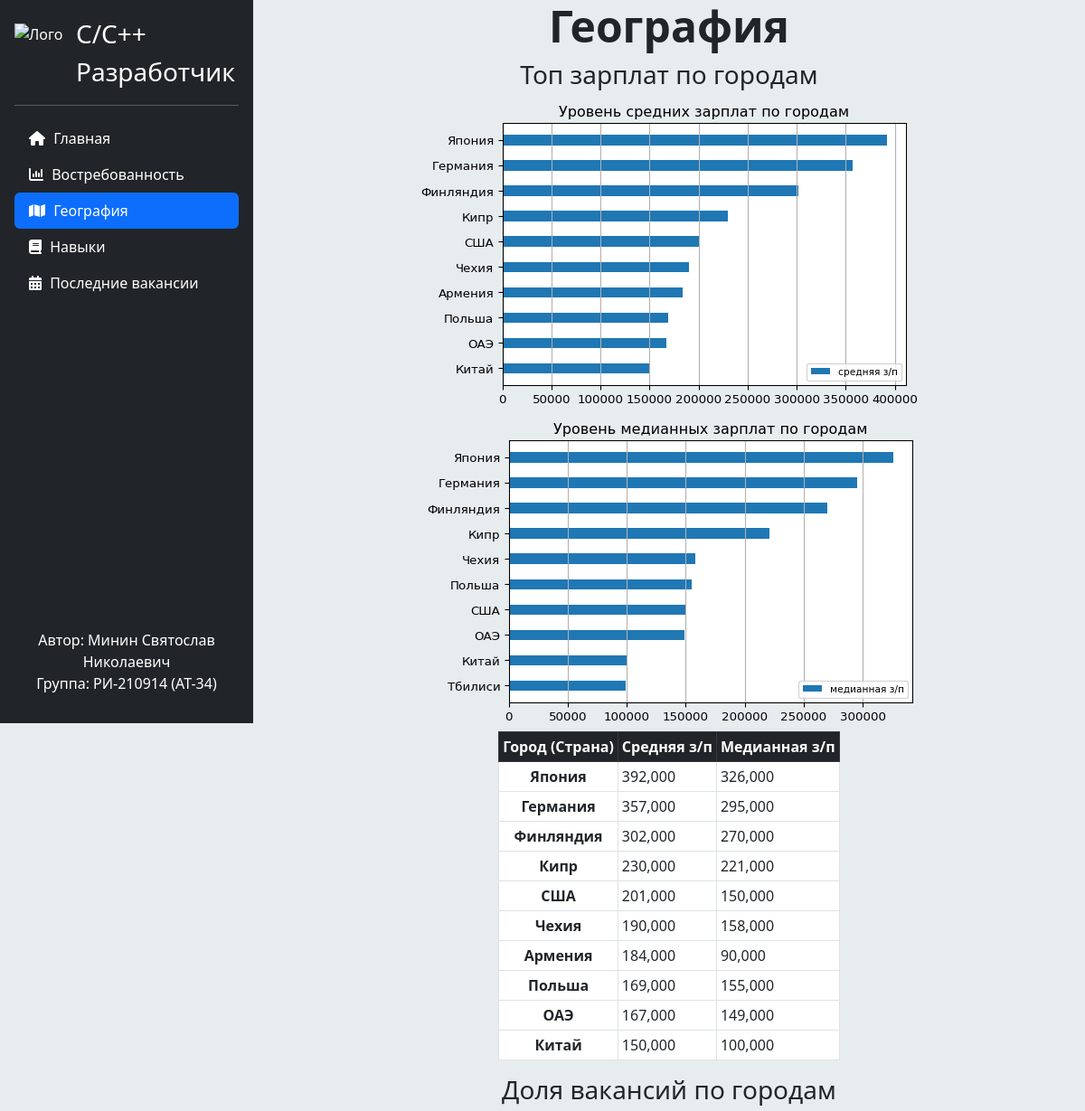
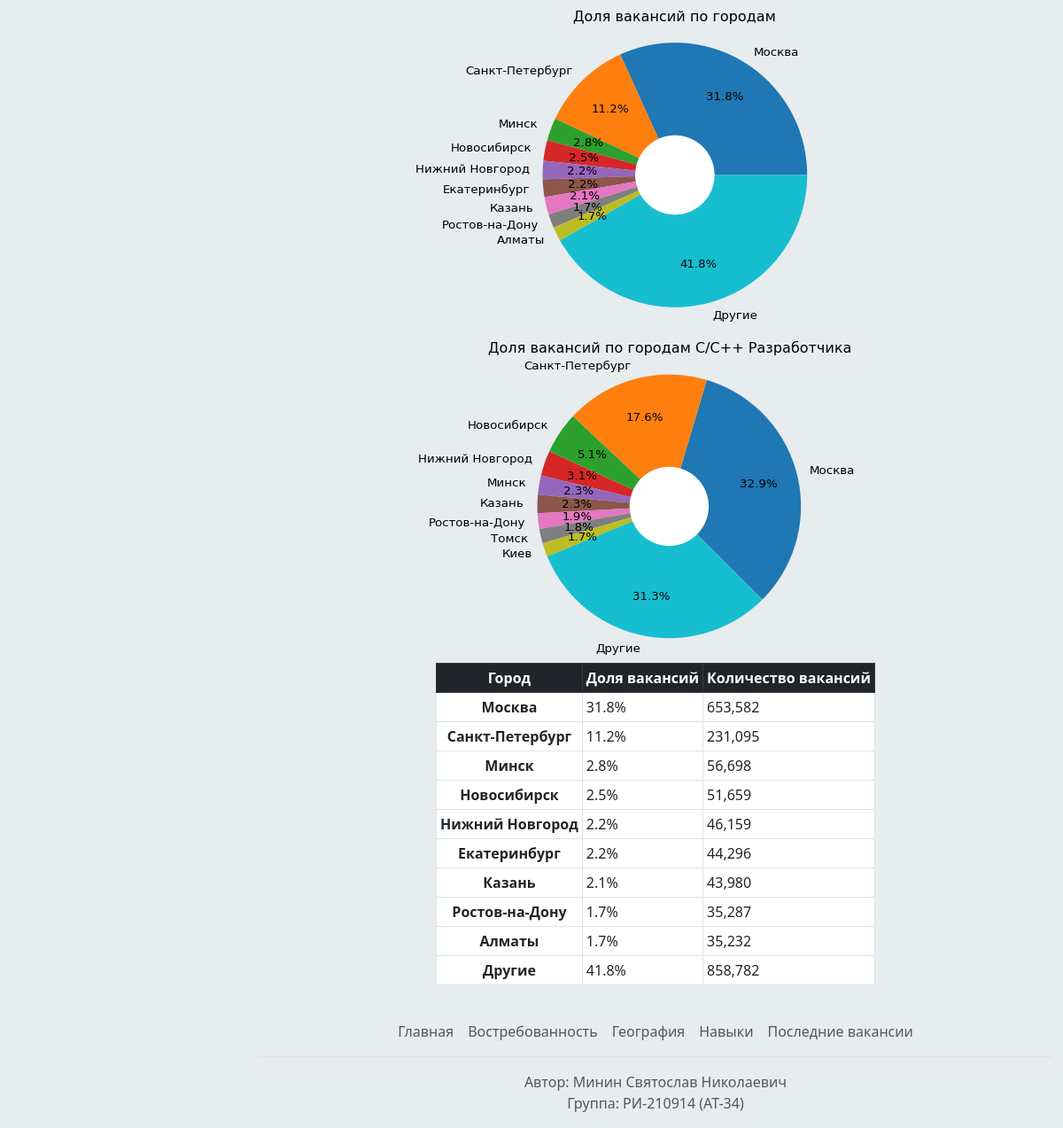
/geography, run on the app's committed database (2 pictures, top to bottom).
### main/models.py (models this page shows, shortened)
class Table(models.Model):
    name = models.CharField('Название', max_length=250, default='')
    rows = models.ManyToManyField(Row)
    images = models.ManyToManyField(Image, blank=True)
    class Meta:
        verbose_name = 'Таблица'
        verbose_name_plural = 'Таблицы'

class Image(models.Model):
    name = models.CharField(max_length=100)
    path = models.ImageField()
    class Meta:
        verbose_name = 'Изображение'
        verbose_name_plural = 'Изображения'

class Row(models.Model):
    name = models.CharField('Название', max_length=250, default='')
    text = models.TextField('Текст')
    class Meta:
        verbose_name = 'Строка'
        verbose_name_plural = 'Строки'

### main/views.py (the view)
# urls.py: path('geography', views.geography, name='geography'),
def geography(request):
    top_salary_cities = __dict_from_table(Table.objects.all()[2])
    cities_share = __dict_from_table(Table.objects.all()[3])
    data = {
        'title': 'География',
        'tables': [top_salary_cities, cities_share],
        'active_tabs': __get_active_tabs(2),
    }
    return render(request, 'main/geography.html', data)

### main/views.py (called while the page is built)
def __transpose(list_of_lists):
    transposed_tuples = list(zip(*list_of_lists))
    return [list(sublist) for sublist in transposed_tuples]

def __dict_from_table(table):
    return {'name': table.name,
            'headers': [row.name for row in table.rows.all()],
            'rows': __transpose([[cell.replace('_', ' ') for cell in row.text.split()] for row in table.rows.all()]),
            'images': table.images}

def __get_active_tabs(active_index):
    tabs = [False for _ in range(5)]
    tabs[active_index] = True
    return tabs

### templates/main/geography.html
{% extends 'main/standard.html' %}
{% block content %}
    {% include 'main/tables_layout.html' %}
{% endblock %}

### templates/main/tables_layout.html
{% for table in tables %}
    <h3>{{ table.name }}</h3>
    {% for image in table.images.all %}
        <img src="{{ BASIC_DIR }}/media/{{ image.path }}" alt="{{ image.name }}">
    {% endfor %}
    <div class="row justify-content-center">
        <div class="col-auto">
            <table class="table table-sm table-hover table-bordered border-3 w-auto align-start">
                <thead class="table-dark">
                    <tr>
                        {% for header in table.headers %}
                            <th scope="col" class="align-middle">{{ header|safe }}</th>
                        {% endfor %}
                    </tr>
                </thead>
                <tbody>
                    {% for row in table.rows %}
                        <tr>
                            {% for cell in row %}
                                <td>{{ cell }}</td>
                            {% endfor %}
                        </tr>
                    {% endfor %}
                </tbody>
            </table>
        </div>
    </div>
{% endfor %}

### static/main/css/style.css (style rules this page uses)
body { background: #e7ecef; text-align: center; }
table { table-layout: fixed ; width: 100% ; }
td { text-align: start; }
td:first-child { text-align: center; font-weight: bold; }

### data on the page
Table: name "Топ зарплат по городам"
Image: path (picture)
Image: path (picture)
Row: headers "Город (Cтрана)"
Row: headers "Средняя з/п"
Row: headers "Медианная з/п"
Table: name "Доля вакансий по городам"
Image: path (picture)
Image: path (picture)
Row: headers "Город"
Row: headers "Доля вакансий"
Row: headers "Количество вакансий"

### other printed values
{{ cell }} "Япония" "392,000" "326,000" "Германия" "357,000" "295,000" "Финляндия" "302,000" "270,000" "Кипр" "230,000" "221,000" "США" "201,000" "150,000" "Чехия" "190,000" "158,000" "Армения" "184,000" "90,000" "Польша" "169,000" "155,000" "ОАЭ" "167,000" "149,000" "Китай" "150,000" "100,000" "Москва" "31.8%" "653,582" "Санкт-Петербург" "11.2%" "231,095" "Минск" "2.8%" "56,698" "Новосибирск" "2.5%" "51,659" "Нижний Новгород" "2.2%" "46,159" "Екатеринбург" "2.2%" "44,296" "Казань" "2.1%" "43,980" "Ростов-на-Дону" "1.7%" "35,287" "Алматы" "1.7%" "35,232" "Другие" "41.8%" "858,782"
